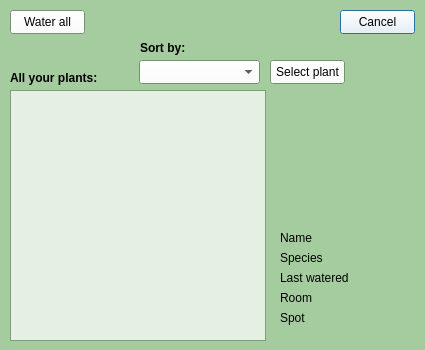
<?xml version="1.0" encoding="UTF-8"?>
<ui version="4.0">
 <class>AllPlantsWindow</class>
 <widget class="QDialog" name="AllPlantsWindow">
  <property name="geometry">
   <rect>
    <x>0</x>
    <y>0</y>
    <width>425</width>
    <height>350</height>
   </rect>
  </property>
  <property name="minimumSize">
   <size>
    <width>425</width>
    <height>350</height>
   </size>
  </property>
  <property name="maximumSize">
   <size>
    <width>425</width>
    <height>350</height>
   </size>
  </property>
  <property name="palette">
   <palette>
    <active>
     <colorrole role="WindowText">
      <brush brushstyle="SolidPattern">
       <color alpha="255">
        <red>0</red>
        <green>0</green>
        <blue>0</blue>
       </color>
      </brush>
     </colorrole>
     <colorrole role="Button">
      <brush brushstyle="SolidPattern">
       <color alpha="179">
        <red>255</red>
        <green>255</green>
        <blue>255</blue>
       </color>
      </brush>
     </colorrole>
     <colorrole role="Text">
      <brush brushstyle="SolidPattern">
       <color alpha="255">
        <red>0</red>
        <green>0</green>
        <blue>0</blue>
       </color>
      </brush>
     </colorrole>
     <colorrole role="BrightText">
      <brush brushstyle="SolidPattern">
       <color alpha="255">
        <red>64</red>
        <green>159</green>
        <blue>63</blue>
       </color>
      </brush>
     </colorrole>
     <colorrole role="ButtonText">
      <brush brushstyle="SolidPattern">
       <color alpha="255">
        <red>0</red>
        <green>0</green>
        <blue>0</blue>
       </color>
      </brush>
     </colorrole>
     <colorrole role="Base">
      <brush brushstyle="SolidPattern">
       <color alpha="179">
        <red>255</red>
        <green>255</green>
        <blue>255</blue>
       </color>
      </brush>
     </colorrole>
     <colorrole role="Window">
      <brush brushstyle="SolidPattern">
       <color alpha="255">
        <red>165</red>
        <green>204</green>
        <blue>159</blue>
       </color>
      </brush>
     </colorrole>
     <colorrole role="Accent">
      <brush brushstyle="SolidPattern">
       <color alpha="255">
        <red>64</red>
        <green>159</green>
        <blue>63</blue>
       </color>
      </brush>
     </colorrole>
    </active>
    <inactive>
     <colorrole role="WindowText">
      <brush brushstyle="SolidPattern">
       <color alpha="255">
        <red>0</red>
        <green>0</green>
        <blue>0</blue>
       </color>
      </brush>
     </colorrole>
     <colorrole role="Button">
      <brush brushstyle="SolidPattern">
       <color alpha="179">
        <red>255</red>
        <green>255</green>
        <blue>255</blue>
       </color>
      </brush>
     </colorrole>
     <colorrole role="Text">
      <brush brushstyle="SolidPattern">
       <color alpha="255">
        <red>0</red>
        <green>0</green>
        <blue>0</blue>
       </color>
      </brush>
     </colorrole>
     <colorrole role="BrightText">
      <brush brushstyle="SolidPattern">
       <color alpha="255">
        <red>64</red>
        <green>159</green>
        <blue>63</blue>
       </color>
      </brush>
     </colorrole>
     <colorrole role="ButtonText">
      <brush brushstyle="SolidPattern">
       <color alpha="255">
        <red>0</red>
        <green>0</green>
        <blue>0</blue>
       </color>
      </brush>
     </colorrole>
     <colorrole role="Base">
      <brush brushstyle="SolidPattern">
       <color alpha="179">
        <red>255</red>
        <green>255</green>
        <blue>255</blue>
       </color>
      </brush>
     </colorrole>
     <colorrole role="Window">
      <brush brushstyle="SolidPattern">
       <color alpha="255">
        <red>165</red>
        <green>204</green>
        <blue>159</blue>
       </color>
      </brush>
     </colorrole>
     <colorrole role="Accent">
      <brush brushstyle="SolidPattern">
       <color alpha="255">
        <red>64</red>
        <green>159</green>
        <blue>63</blue>
       </color>
      </brush>
     </colorrole>
    </inactive>
    <disabled>
     <colorrole role="Button">
      <brush brushstyle="SolidPattern">
       <color alpha="179">
        <red>255</red>
        <green>255</green>
        <blue>255</blue>
       </color>
      </brush>
     </colorrole>
     <colorrole role="BrightText">
      <brush brushstyle="SolidPattern">
       <color alpha="255">
        <red>64</red>
        <green>159</green>
        <blue>63</blue>
       </color>
      </brush>
     </colorrole>
     <colorrole role="Base">
      <brush brushstyle="SolidPattern">
       <color alpha="255">
        <red>165</red>
        <green>204</green>
        <blue>159</blue>
       </color>
      </brush>
     </colorrole>
     <colorrole role="Window">
      <brush brushstyle="SolidPattern">
       <color alpha="255">
        <red>165</red>
        <green>204</green>
        <blue>159</blue>
       </color>
      </brush>
     </colorrole>
     <colorrole role="Accent">
      <brush brushstyle="SolidPattern">
       <color alpha="255">
        <red>64</red>
        <green>159</green>
        <blue>63</blue>
       </color>
      </brush>
     </colorrole>
    </disabled>
   </palette>
  </property>
  <property name="windowTitle">
   <string>All plants</string>
  </property>
  <widget class="QListWidget" name="select_plant">
   <property name="geometry">
    <rect>
     <x>10</x>
     <y>90</y>
     <width>256</width>
     <height>251</height>
    </rect>
   </property>
  </widget>
  <widget class="QLabel" name="select_label">
   <property name="geometry">
    <rect>
     <x>10</x>
     <y>70</y>
     <width>151</width>
     <height>16</height>
    </rect>
   </property>
   <property name="font">
    <font>
     <bold>true</bold>
    </font>
   </property>
   <property name="text">
    <string>All your plants:</string>
   </property>
  </widget>
  <widget class="QLabel" name="plant_icon">
   <property name="geometry">
    <rect>
     <x>280</x>
     <y>90</y>
     <width>101</width>
     <height>141</height>
    </rect>
   </property>
   <property name="text">
    <string/>
   </property>
   <property name="pixmap">
    <pixmap>../art/all plants/plant_3_healthy.png</pixmap>
   </property>
   <property name="scaledContents">
    <bool>true</bool>
   </property>
  </widget>
  <widget class="QLabel" name="name_label">
   <property name="geometry">
    <rect>
     <x>280</x>
     <y>230</y>
     <width>141</width>
     <height>16</height>
    </rect>
   </property>
   <property name="text">
    <string>Name</string>
   </property>
  </widget>
  <widget class="QLabel" name="water_label">
   <property name="geometry">
    <rect>
     <x>280</x>
     <y>270</y>
     <width>141</width>
     <height>16</height>
    </rect>
   </property>
   <property name="text">
    <string>Last watered</string>
   </property>
  </widget>
  <widget class="QLabel" name="room_label">
   <property name="geometry">
    <rect>
     <x>280</x>
     <y>290</y>
     <width>141</width>
     <height>16</height>
    </rect>
   </property>
   <property name="text">
    <string>Room</string>
   </property>
  </widget>
  <widget class="QLabel" name="spot_label">
   <property name="geometry">
    <rect>
     <x>280</x>
     <y>310</y>
     <width>141</width>
     <height>16</height>
    </rect>
   </property>
   <property name="text">
    <string>Spot</string>
   </property>
  </widget>
  <widget class="QComboBox" name="sort_by">
   <property name="geometry">
    <rect>
     <x>139</x>
     <y>60</y>
     <width>121</width>
     <height>24</height>
    </rect>
   </property>
  </widget>
  <widget class="QPushButton" name="cancel_button">
   <property name="geometry">
    <rect>
     <x>340</x>
     <y>10</y>
     <width>75</width>
     <height>24</height>
    </rect>
   </property>
   <property name="text">
    <string>Cancel</string>
   </property>
  </widget>
  <widget class="QPushButton" name="select_plant_button">
   <property name="geometry">
    <rect>
     <x>270</x>
     <y>60</y>
     <width>75</width>
     <height>24</height>
    </rect>
   </property>
   <property name="text">
    <string>Select plant</string>
   </property>
  </widget>
  <widget class="QPushButton" name="water_all_button">
   <property name="geometry">
    <rect>
     <x>10</x>
     <y>10</y>
     <width>75</width>
     <height>24</height>
    </rect>
   </property>
   <property name="text">
    <string>Water all</string>
   </property>
  </widget>
  <widget class="QLabel" name="species_label">
   <property name="geometry">
    <rect>
     <x>280</x>
     <y>250</y>
     <width>141</width>
     <height>16</height>
    </rect>
   </property>
   <property name="text">
    <string>Species</string>
   </property>
  </widget>
  <widget class="QLabel" name="sort_by_label">
   <property name="geometry">
    <rect>
     <x>140</x>
     <y>40</y>
     <width>151</width>
     <height>16</height>
    </rect>
   </property>
   <property name="font">
    <font>
     <bold>true</bold>
    </font>
   </property>
   <property name="text">
    <string>Sort by:</string>
   </property>
  </widget>
 </widget>
 <resources/>
 <connections/>
</ui>
